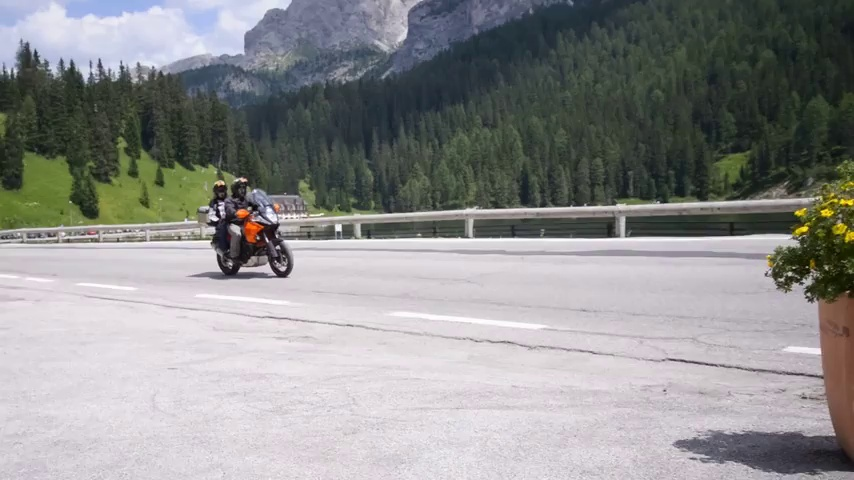
#> input picture data/0000.jpg, 854 x 480 px
$ python mask1.py --image data/0000.jpg
#> lines starting #> are read from the running program, lines starting #| are printed output that depends on the picture; after the words box and inside, x2 and y2 are one past the last pixel; in counts of white or black regions, pixels touching at a corner belong together
# import the necessary packages
import numpy as np
import argparse
import cv2

# construct the argument parse and parse the arguments
ap = argparse.ArgumentParser()
ap.add_argument("-i", "--image", help = "path to the image")
args = vars(ap.parse_args())

# load the image
image = cv2.imread(args["image"])
#> image is the input picture: shape (480, 854, 3); mean B, G, R 142.1, 142.4, 142

# define the list of boundaries
boundaries = [
	([17, 15, 200], [100, 100, 255]),
	([50,50,200],[130,150,245]),

	([155,114,250],[255,241,255]),


	([130,50,200],[150,75,255])

]

# loop over the boundaries
for (lower, upper) in boundaries:
	# create NumPy arrays from the boundaries
	lower = np.array(lower, dtype = "uint8")
	upper = np.array(upper, dtype = "uint8")

	# find the colors within the specified boundaries and apply
	# the mask
	mask = cv2.inRange(image, lower, upper)
	output = cv2.bitwise_and(image, image, mask = mask)

	# show the images
	cv2.imshow("images", np.hstack([image, output]))
	r8 = "m.jpg"
#> this loop made 4 passes
#> pass 1, `mask = cv2.inRange(image, lower, upper)`:
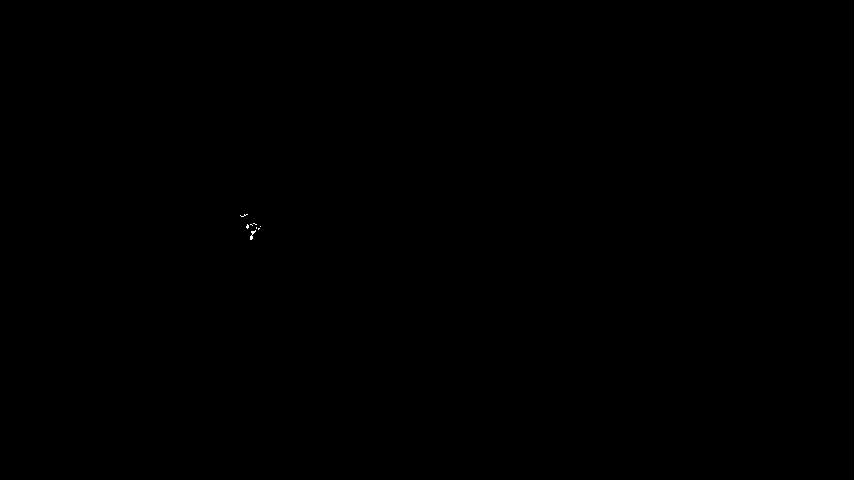
#> mask: shape (480, 854); 0.01% white in thin lines or dots, all inside (x1, y1, x2, y2) = (240, 214, 261, 240)
#> pass 1, `cv2.imshow("images", np.hstack([image, output]))`:
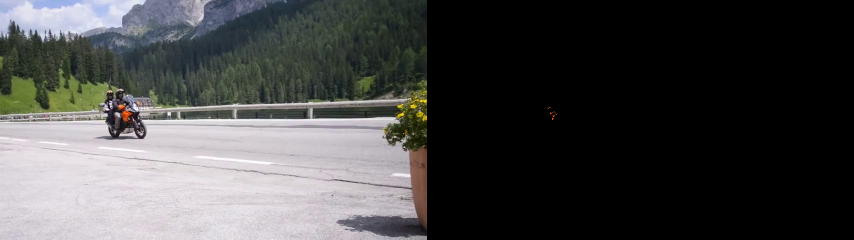
#> window 'images': shape (480, 1708, 3) (shown at 1/2 size); mean B, G, R 71, 71.2, 71
cv2.imwrite(r8,output)
cv2.waitKey(0)

$ run again, on data/0004.jpg
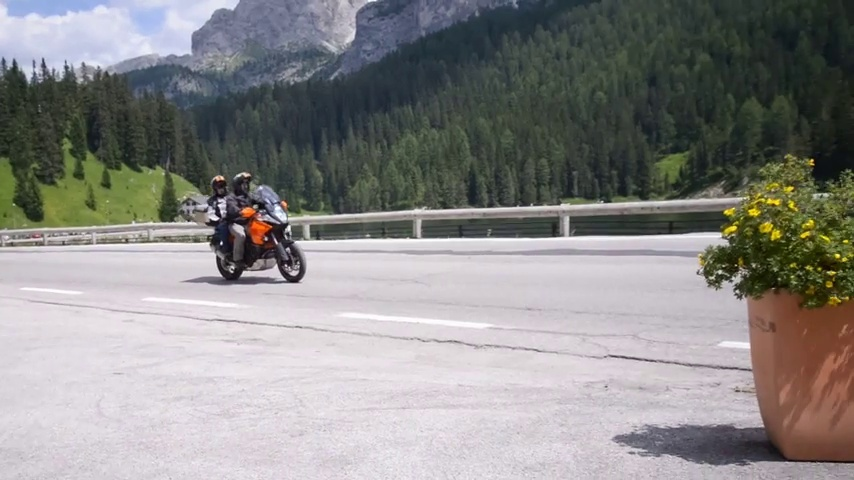
#> input picture data/0004.jpg, 854 x 480 px
#> image is the input picture: shape (480, 854, 3); mean B, G, R 134.9, 136.3, 137.4
#> the loop `for (lower, upper) in boundaries:` made 4 passes
#> pass 1, `cv2.imshow("images", np.hstack([image, output]))`:
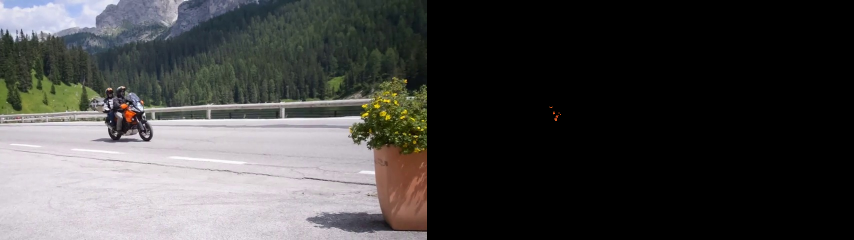
#> window 'images': shape (480, 1708, 3) (shown at 1/2 size); mean B, G, R 67.5, 68.1, 68.7
